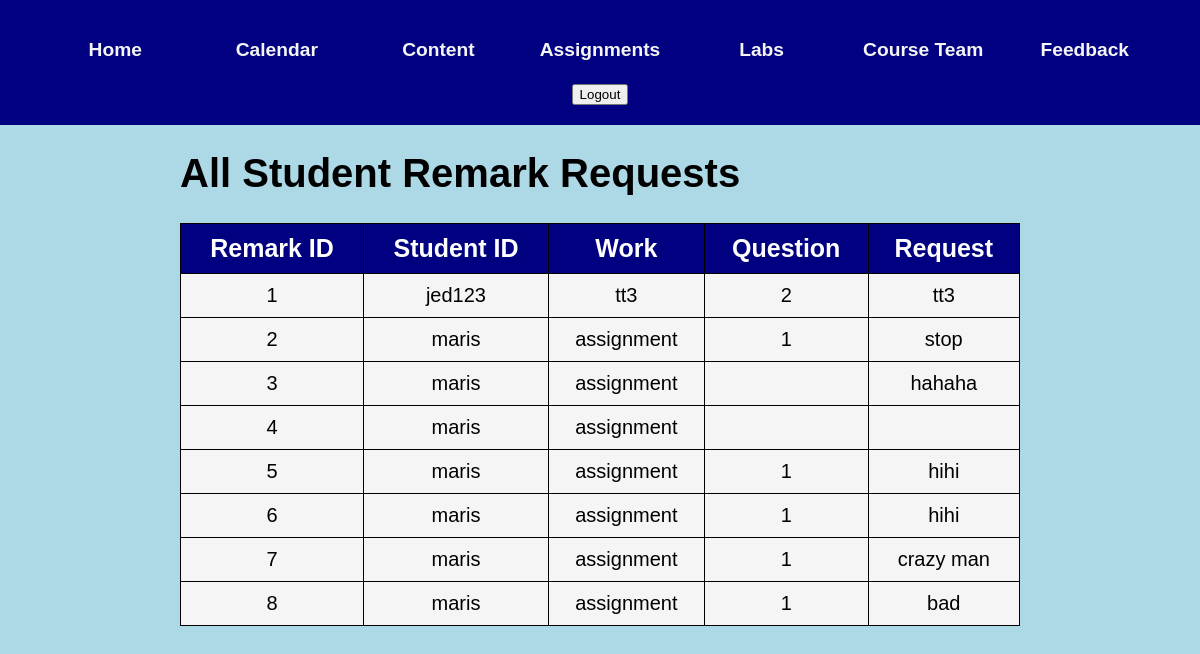
The app's page /instructorRemarks.html, older data.
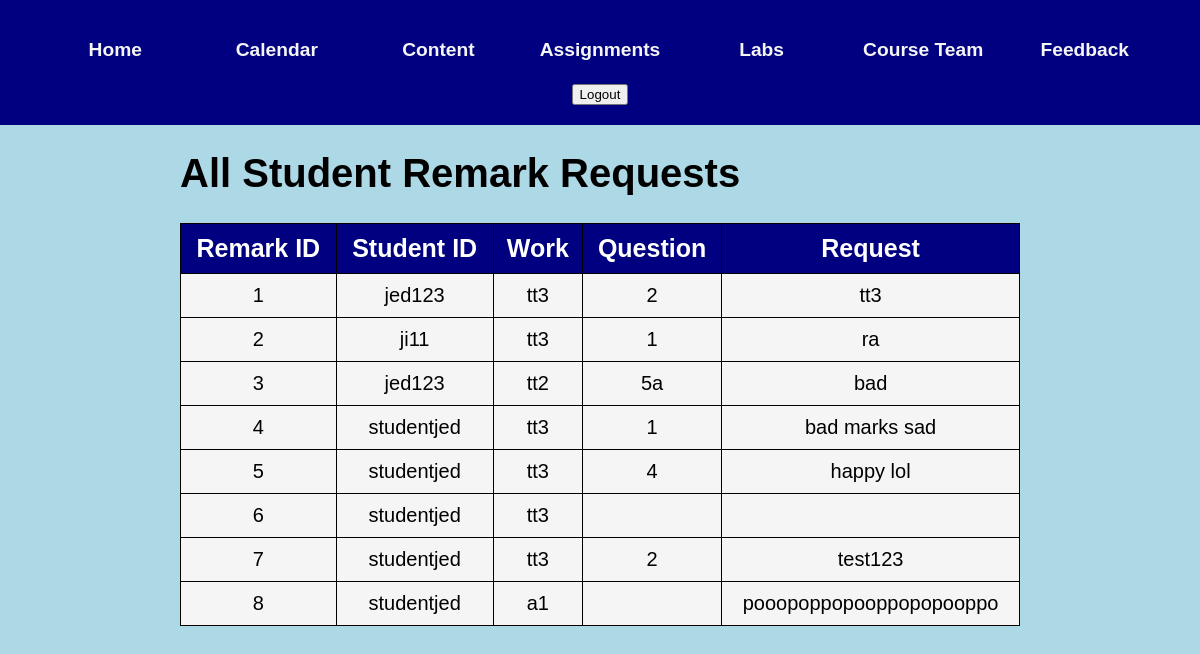
The same page, newer data.
### app.py (models this page shows)
class Remark(db.Model):
    __tablename__ = 'remark'
    rid = db.Column(db.Integer, primary_key=True, autoincrement=True)
    id = db.Column(db.Integer, db.ForeignKey('user.id'), nullable=False)
    work = db.Column(db.String(50), db.ForeignKey('grades.work'), nullable = False)
    question = db.Column(db.Integer)
    request = db.Column(db.String(1000), nullable = False)

class User(db.Model):
    __tablename__ = 'user'
    id = db.Column(db.Integer, primary_key=True,autoincrement = True)
    fname = db.Column(db.String(20), unique=True, nullable=False)
    lname = db.Column(db.String(120), unique=True, nullable=False)
    uname = db.Column(db.String(20), unique=True, nullable=False)
    uemail = db.Column(db.String(120), unique=True, nullable=False)
    upwd = db.Column(db.String(128), nullable=False)  # Increased password length
    utype = db.Column(db.String(120), nullable=False)
    grades = db.relationship('Grade', backref='user', lazy=True)

### app.py (the view)
@app.route('/instructorRemarks.html')
def viewRemarks():
    remarks = db.session.query(Remark, User.uname).join(User, Remark.id == User.id).all()
    return render_template("instructorRemarks.html", remarks=remarks)

### templates/instructorRemarks.html (shortened to what this page needs)
<!DOCTYPE html>
<html lang="en">
<head>
    <link rel="stylesheet" type="text/css" href="../static/css/instructor.css">
</head>
<body>
    <div class="header">
        <header>
            <h6><a href="./index.html">Home</a></h6>
            <h6><a href="./calendar.html">Calendar</a></h6>
            <h6><a href="./content.html">Content</a></h6>
            <h6><a href="./assignments.html">Assignments</a></h6>
            <h6><a href="./labs.html">Labs</a></h6>
            <h6><a href="./team.html">Course Team</a></h6>
            <h6><a href="./feedback.html">Feedback</a></h6>
            <form action="/logout" method="POST">
                <button type="submit">Logout</button>
            </form>
        </header>
    </div>
    <div class="page-border">
        <h1 class="heading">All Student Remark Requests</h1>
        <table>
            <thead>
                <tr>
                    <th>Remark ID</th>
                    <th>Student ID</th>
                    <th>Work</th>
                    <th>Question</th>
                    <th>Request</th>
                </tr>
            </thead>
            <tbody>
                {% for remark, student_name in remarks %}
                <tr>
                    <td>{{ remark.rid }}</td>
                    <td>{{ student_name }}</td>
                    <td>{{ remark.work }}</td>
                    <td>{{ remark.question }}</td>
                    <td>{{ remark.request }}</td>
                </tr>
                {% endfor %}
            </tbody>
        </table>
    </div>
</body>
</html>

### static/css/instructor.css (style rules this page uses)
body { font-family: 'Didact Gothic', sans-serif; font-size: 20px; background-color: lightblue; margin: 0; color: black; }
header { background-color: navy; width: 100%; display: flex; justify-content: center; padding: 20px; margin: 0; text-align: center; box-sizing: border-box; flex-wrap: wrap; }
.header { position: sticky; top: 0; margin: 0 auto; display: flex; align-items: center; justify-content: center; }
.header h6 { width: 8.5rem; height: 35px; font-size: 1.2rem; margin: .8rem; display: flex; align-items: center; justify-content: center; color: blue; }
.header h6 a { color: whitesmoke; text-decoration: none; }
.page-border { margin-left: 15vw; margin-right: 15vw; }
table, th, td { text-align: center; font-size:20px; border: 1px solid; padding: 10px; color: black; }
table { width: 100%; margin-bottom: 50px; padding: 20px; border-collapse: collapse; background-color: whitesmoke; }
th { background-color: navy; color: white; font-size: 25px; padding: 10px; border-color: black; }

Row changes from the older to the newer data that the page shows:
changed Remark id 2: uname "maris" → "ji11"; work "assignment" → "tt3"; request "stop" → "ra"
changed Remark id 3: uname "maris" → "jed123"; work "assignment" → "tt2"; question (not shown) → "5a"; request "hahaha" → "bad"
changed Remark id 4: uname "maris" → "studentjed"; work "assignment" → "tt3"; question (not shown) → "1"; request (not shown) → "bad marks sad"
changed Remark id 5: uname "maris" → "studentjed"; work "assignment" → "tt3"; question "1" → "4"; request "hihi" → "happy lol"
changed Remark id 6: uname "maris" → "studentjed"; work "assignment" → "tt3"; question "1" → (not shown); request "hihi" → (not shown)
changed Remark id 7: uname "maris" → "studentjed"; work "assignment" → "tt3"; question "1" → "2"; request "crazy man" → "test123"
changed Remark id 8: uname "maris" → "studentjed"; work "assignment" → "a1"; request "bad" → "pooopoppopooppopopooppo"; question "1" → (not shown)
